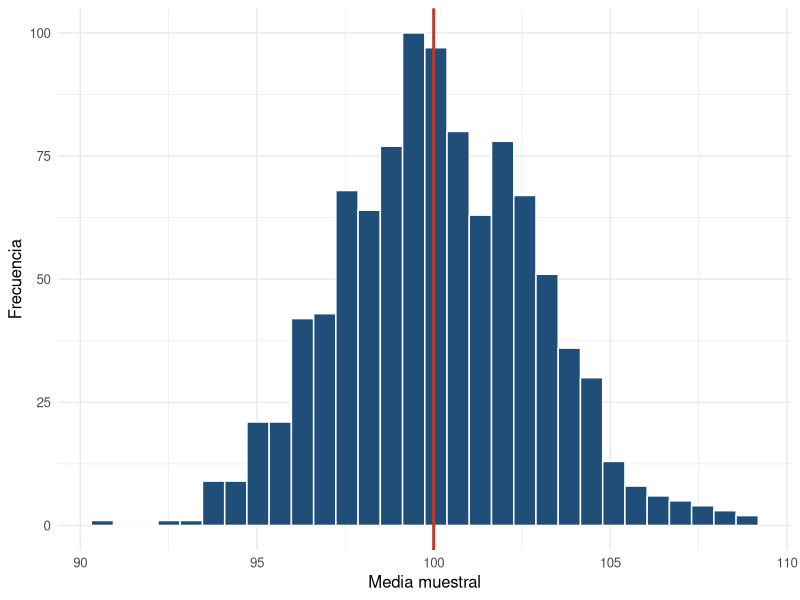

Reproduce this figure in R.
## ---- chunk 1
#| label: setup-cap6
#| include: false
library(tidyverse)
theme_set(theme_minimal(base_size = 12))
## ---- chunk 2
#| label: fig-dist-muestral
#| fig-cap: "Distribución muestral de la media (1000 muestras de tamaño 30)."
#| fig-width: 5
#| fig-height: 3.2
set.seed(2026)
medias <- replicate(1000, mean(rnorm(30, mean = 100, sd = 15)))
ggplot(data.frame(m = medias), aes(x = m)) +
  geom_histogram(bins = 30, fill = "#1F4E79", color = "white") +
  geom_vline(xintercept = 100, color = "#C0392B", linewidth = 1) +
  labs(x = "Media muestral", y = "Frecuencia")
## ---- chunk 3
#| label: resumen-dist-muestral
mean(medias)   # se centra en mu = 100
sd(medias)     # mucho menor que sigma = 15
## ---- chunk 4
#| label: error-estandar
15 / sqrt(30)   # error estándar teórico
sd(medias)      # el que salió de la simulación: casi idéntico
## ---- chunk 5
#| label: pnorm-ejemplo
# Girasoles con media 185 cm y desviación 17 cm:
# ¿qué proporción mide menos de 200 cm?
pnorm(200, mean = 185, sd = 17)

# ¿qué proporción supera los 200 cm?
1 - pnorm(200, mean = 185, sd = 17)
## ---- chunk 6
#| label: qnorm-ejemplo
# ¿Qué altura es superada por el 10 % de los girasoles?
# Es el cuantil que deja el 90 % por debajo.
qnorm(0.90, mean = 185, sd = 17)
## ---- chunk 7
#| label: dist-proporcion
set.seed(2026)
p <- 0.25; n <- 80
props <- replicate(1000, mean(rbinom(n, 1, p)))
sqrt(p * (1 - p) / n)   # error estándar teórico
sd(props)               # simulado
